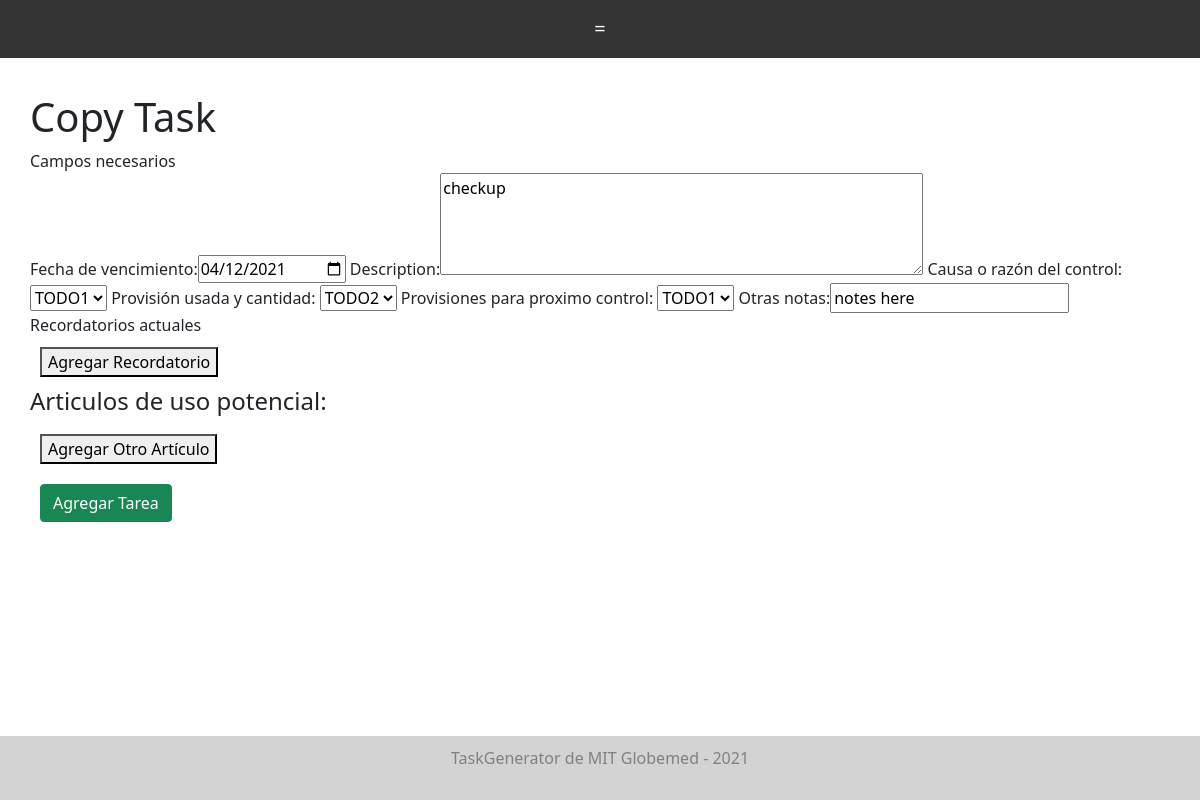
The page /copy_task/1 (signed in) on the database its author committed.
### models.py (models this page shows)
class Task(Base):
    __tablename__ = "tasks"
    id = Column(Integer, primary_key=True)
    task_type = Column(String, default="Generic")
    creator_id = Column(Integer)
    created_datetime = Column(DateTime)
    created_datestring = Column(String)
    due_datetime = Column(DateTime)
    due_datestring = Column(String)
    birthdate = Column(String)
    name = Column(String)
    dni = Column(String)
    description = Column(String)
    completed = Column(Boolean) # completed or not
    fields = Column(PickleType) # dictionary of strings to strings
    reminders = Column(PickleType) # list of datetimes
    reminder_datestrings = Column(PickleType) # list of datetimes
    color = Column(String)
    items_of_use = Column(PickleType) # list of Inventory Item IDs

class TaskType(Base):
    __tablename__ = "task_types"
    id = Column(Integer, primary_key=True)
    task_type = Column(String)
    due_date_text = Column(String)
    required_fields = Column(PickleType) # list of strings that are required keys in the fields entry of a task
    optional_fields = Column(PickleType) # list of strings that are allowed but not required keys in the fields entry of a task
    reminders = Column(PickleType) # list of dates for when reminders should go off
    color = Column(String)

### app.py (the view)
@app.route('/copy_task/<int:task_id>',  methods = ['GET', 'POST'])
@check_login_wrapper
def copy_task(task_id):
    task = get_task(task_id)
    return render_template("copy_task.html", task=task, task_type=get_task_type_by_name(task.task_type), items_of_use=[get_inventory_item(item_id) for item_id in task.items_of_use])

### app.py (called while the page is built)
def check_login_wrapper(func):
    @wraps(func)
    def inner(*args, **kwargs):
        if "language" not in login_session:
            login_session['language'] = 'Spanish'
            UNITS = ["dia", "semana", "mes"]
            WEEKDAYS = ["Lunes", "Martes", "Miercoles", "Jueves", "Viernes", "Sabados", "Domingo"]
        if "username" not in login_session:
            flash("Please login to see that page." if login_session["language"] == "English" else "Inicie sesión para ver esa página")
            return redirect(url_for('login'))
        if "language" not in login_session:
            login_session["language"] = "Spanish"
        return func(*args, **kwargs)
    return inner

### database.py (called while the page is built)
def get_task_type_by_name(name):
    return session.query(TaskType).filter_by(task_type=name).first()

def get_task(task_id):
    return session.query(Task).filter_by(id=task_id).first()

### templates/copy_task.html (shortened to what this page needs)
{% extends "layout.html" %}
{% block body %}
	<h1>Copy Task</h1>
  <form action="{{ url_for('add_task') }}" id="container_{{task_type.task_type}}" method = 'post'>
	  <div class="form-group" >
	  	<div>{{text['Required Fields']}}</div>
	  	<label for="due_date">{{text['Due Date']}}: </label><input value="{{task.due_datestring}}" class="required_{{task_type.task_type}}"  type="date" id="due_date" name="due_date" onchange="calculateAllDates()">
	  	<label for="description">Description: </label><textarea  class="required_{{task_type.task_type}}" name="description" rows="4" cols="50">{{task.description}}</textarea>
	  	{% for field in task_type.required_fields %}
	  		{% if field is mapping %}
	  			{% for key in field %}
	  				<label for="{{task_type.task_type}}_{{key}}">{{key}}:</label>
	  				<select value="{{task.fields[field]}}" class="required_{{task_type.id}}" id="{{task_type.task_type}}_{{key}}" name="{{key}}" onchange="checkOther('{{task_type.id}}', '{{key}}')" >
					  	{% for option in field[key] %}
						    {% if option ==  task.fields[key] %}
							    <option value="{{option}}" selected>{{option}}</option>
					  		{% else %}
					  			<option value="{{option}}">{{option}}</option>
					  		{% endif %}
					    {% endfor %}
					  </select>
	  			{% endfor %}
	  		{% else %}
		  		<label for="{{task_type.task_type}}_{{field}}">{{field}}:</label><input value="{{task.fields[field]}}" class="required_{{task_type.task_type}}" type="text" id="{{task_type.task_type}}_{{field}}" name="{{field}}" placeholder="{{field}}">
		  	{% endif %}
	  	{% endfor %}
		<div id="task_reminders_{{task_type.task_type}}" class="form_group">
		  	<div>{{text['Current Reminders']}}</div>
	    </div>
	  	<button type="button" onclick="addReminder('{{task_type.task_type}}')" style="margin: 10px;">{{text['Add Reminder']}}</button>
	  	<div id="task_items" class="form_group">
	        <div><h4>{{text['Items of Potential Use']}}:</h4></div>
	      </div>
      <button type="button" onclick="addItem('task_items')" style="margin: 10px;">{{text['Add Another Item']}}</button>
      <br>
	  	 <button class="btn btn-success" type="submit" id="submit_new_user"> {{text['Add Task']}} </button>
	  </div>
	 </form>
{%endblock%}

### static/style.css (style rules this page uses)
input { max-width: 500px; }
button { margin: 10px; }

### templates/layout.html (style rules this page uses)
input { max-width: 500px; }
button { margin: 10px; }

### rows shown on the page
Task: due_date "04/12/2021", fields.task_type "TODO1" "TODO2" "TODO1", fields "notes here"
TaskType: description "checkup"

### other values the page prints
{{ text['Required Fields'] }} "Campos necesarios"
{{ text['Due Date'] }} "Fecha de vencimiento"
{{ key }} "Causa o razón del control" "Provisión usada y cantidad" "Provisiones para proximo control"
{{ field }} "Otras notas"
{{ text['Current Reminders'] }} "Recordatorios actuales"
{{ text['Add Reminder'] }} "Agregar Recordatorio"
{{ text['Items of Potential Use'] }} "Articulos de uso potencial"
{{ text['Add Another Item'] }} "Agregar Otro Artículo"
{{ text['Add Task'] }} "Agregar Tarea"
{{ text['TaskGenerator by MIT Globemed - 2021'] }} "TaskGenerator de MIT Globemed - 2021"
